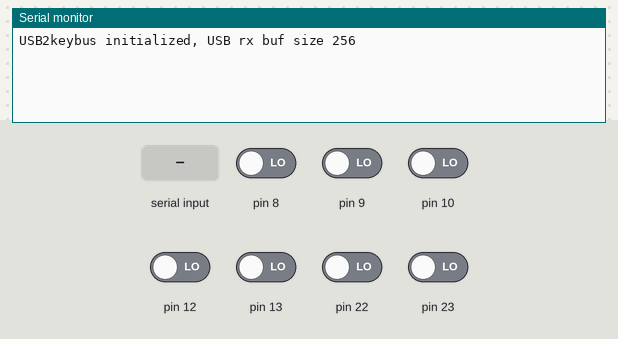
A sketch run on a simulated Arduino Uno, built with avr-gcc and run on an emulated ATmega328P. Shown: the last lines printed to the serial monitor. The test bench sets the inputs (shaded band); at power-on: pin 8–10, pin 12, pin 13, pin 22, pin 23 LOW.

Above: at 1.2 s.
1.3 s: pin 12 driven HIGH
At 2.5 s:
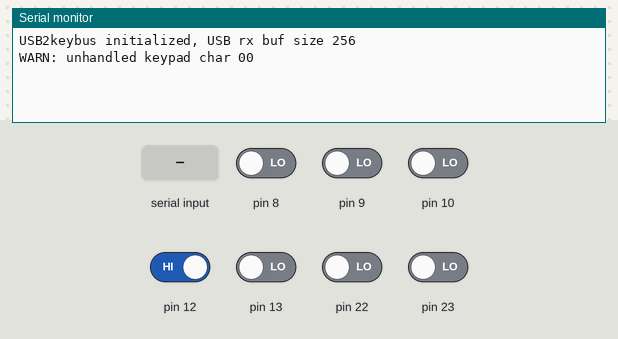
2.8 s: "1\n" received over Serial
At 3.8 s:
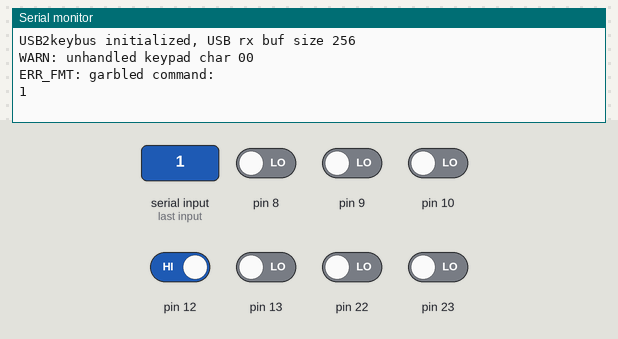
4.3 s: "r\n" received over Serial
At 4.9 s:
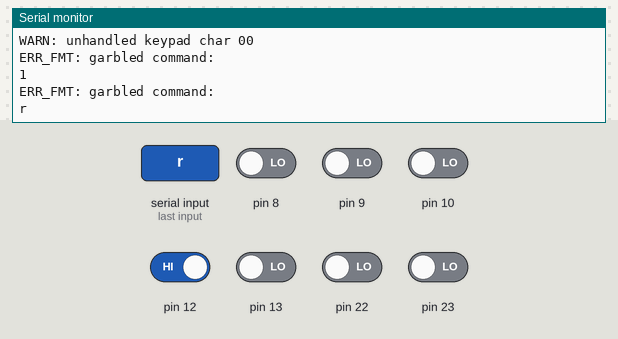
5.8 s: "a\n" received over Serial
At 7.0 s:
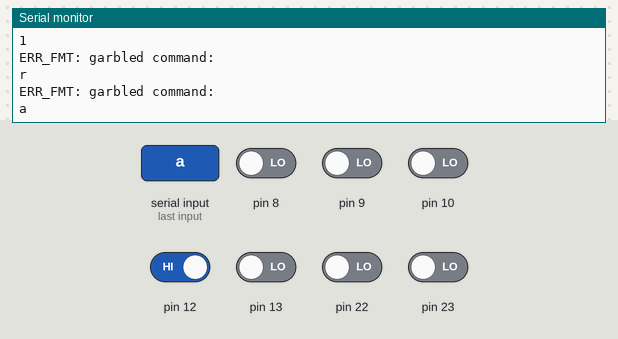
7.3 s: "s\n" received over Serial
At 8.4 s:
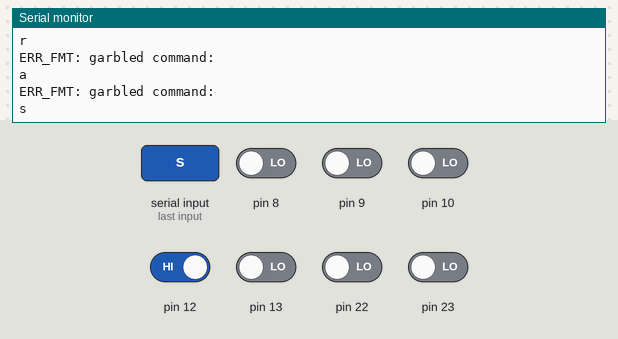
8.8 s: "90,45\n" received over Serial
At 9.5 s:
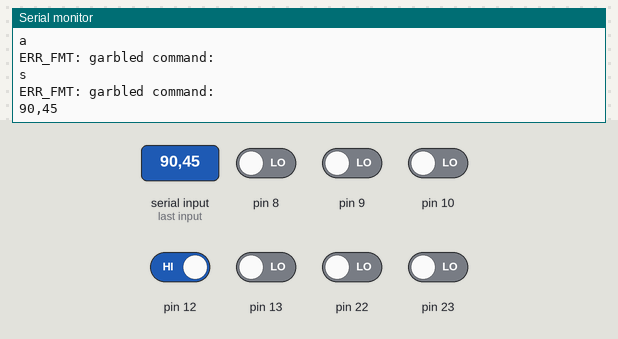

The sketch:

USB2keybus.ino
```cpp
// USB2keybus.ino - implement adapter between alarm processor serial port and keybus protocol keypad

#include "PiSerial.h"  // declare first to define SERIAL_RX_BUFFER_SIZE
#include <Arduino.h>
#include "KeypadSerial.h"
#include "USBprotocol.h"
#include "Volts.h"

#define PRINT_BUF_SIZE   (128)
static char pBuf[PRINT_BUF_SIZE];  // sprintf buffer

static const uint32_t KP_POLL_PERIOD =  330;  // how often to poll keypad (ms)
static const uint32_t KP_F7_PERIOD   = 4000;  // how often to send F7 status message (ms)
static const uint32_t VOLT_PERIOD    = 5000;  // how often to sample the voltage rails (ms)
static const uint32_t MIN_TX_GAP     =   50;  // allow at least this many ms between transmits to keypads
static const uint32_t READ_KEY_DELAY =   40;  // delay between keypad poll response and keypad read

PiSerial     piSerial;     // piSerial class
KeypadSerial kpSerial;     // keypadSerial class
USBprotocol  usbProtocol;  // protocol class for converting msgs to/from USB serial
Volts        volts;        // voltage monitoring class

uint32_t kpF7time;       // global, last time F7 message sent
uint32_t kpPollTime;     // global, last time keypad was polled
uint32_t voltTime;       // global, last time volt message sent
uint32_t lastSendTime;   // global, last time message sent to keypad

bool     keyPadRead;     // if true, in keypad read mode
uint8_t  keyPad;         // next keypad to read
uint8_t  numKeyPads;     // number of keypads that responded to poll

// ------------------------------------------ setup -----------------------------------------

void setup(void)
{
    usbProtocol.init();     // init class
    piSerial.init();        // init class
    kpSerial.init();        // init class
    volts.init();           // init class

    uint32_t ms = millis();

    kpF7time = ms;
    kpPollTime = ms;
    voltTime = ms;
    lastSendTime = ms;

    keyPadRead = false;
    keyPad = 0;
    numKeyPads = 0;
}

// ---------------------------------------- main loop ---------------------------------------

void loop(void)
{
    uint8_t k = 0;

    if (kpSerial.read(&k, 0)) // if we have unhandled chars from keypad, consume them
    {
        sprintf(pBuf, "WARN: unhandled keypad char %02x\n", k);
        piSerial.write(pBuf);
    }

    if (piSerial.read())    // read any data available from console serial port
    {
        uint8_t piMsgSize = 0;
        const char * piMsg = piSerial.getMsg(&piMsgSize);

        uint8_t msgType = usbProtocol.parseRecv(piMsg, piMsgSize);

        if (msgType == 0xF7)
        {
            kpF7time = 0;  // always update keypad as soon as new F7 message arrives
        }
        else if (msgType == 0)
        {
            // unknown console message
            sprintf(pBuf, "ERR_FMT: garble/bad msg format '%s'\n", piMsg);
            piSerial.write(pBuf);
        }
        piSerial.clearCmd();                       // mark command as processed
    }

    uint32_t ms = millis();  // milliseconds since start of run

    if (keyPadRead)  // we are in keypad read mode
    {
        if (ms - kpPollTime > READ_KEY_DELAY)  // after waiting the appropriate time after polling, read the keypad data
        {
            // read the next keypad, send message to USB serial
            kpPollTime = ms;

            uint8_t msgType = kpSerial.requestData(keyPad);
            lastSendTime = millis();

            if (msgType == KEYS_MESG)       // if true, key presses were returned for this keypad
            {
                piSerial.write(usbProtocol.keyMsg(pBuf, PRINT_BUF_SIZE,
                    kpSerial.getAddr(keyPad), kpSerial.getKeyCount(), kpSerial.getKeys(), msgType));
            }
            else if (msgType != NO_MESG)  // we received some other type of message
            {
                piSerial.write(usbProtocol.keyMsg(pBuf, PRINT_BUF_SIZE,
                    kpSerial.getAddr(keyPad), kpSerial.getRecvMsgLen(), kpSerial.getRecvMsg(), msgType));
            }

            if (++keyPad >= numKeyPads)  // this was the last keypad with data
            {
                keyPad = numKeyPads = 0;
                keyPadRead = false;  // end keypad read mode
            }
            else
            {
                // still in keyPadRead mode
            }
        }
    }
    else // not in a keypad read cycle, check if time to poll keypad, send F7 msg or send volt msg
    {
        if (ms - lastSendTime > MIN_TX_GAP)  // min time gap between any type of msg pushed to keypads
        {
            // there is an implied priority scheme here.  Once the min time between transmits
            // expires, look for the next thing to do in this order:
            //   1. push out a recv'd F7 msg
            //   2. poll the keypad (so key presses are responsive)
            //   3. push out a periodic F7 msg (no new F7 msg from RPi, just time to send one)
            //   4. sample the system voltage levels

            if (kpF7time == 0) // just received an F7 message from RPi, push it out
            {
                kpF7time = ms;
                kpSerial.write(usbProtocol.getF7(), usbProtocol.getF7size());
                lastSendTime = millis();
            }
            else if (ms - kpPollTime > KP_POLL_PERIOD)  // time to poll keypad
            {
                kpPollTime = ms;
                if (kpSerial.poll())
                {
                    keyPadRead = true;
                    keyPad = 0;  // start with first keypad that responded
                    numKeyPads = kpSerial.getNumKeypads();
                }
                lastSendTime = millis();
            }
            else if (ms - kpF7time > KP_F7_PERIOD)  // time to send periodic F7 msg
            {
                kpF7time = ms;
                kpSerial.write(usbProtocol.getF7(), usbProtocol.getF7size());
                lastSendTime = millis();
            }
            else if (ms - voltTime > VOLT_PERIOD)    // if time to sample voltage rails
            {
                voltTime = ms;
#if 0
                volts.read();
                volts.getMsg(pBuf, PRINT_BUF_SIZE);  // generate volts msg
                piSerial.write(pBuf);
#endif
                lastSendTime = millis();
            }
        }
    }
}
```

F7msg.h
```cpp
// file F7msg.h - F7 message info

#pragma once

// F7 bit macros to simplify code
#define SET_BIT(b,v,m)       (((b) & ~(m)) | ((v) ? (m) : (0x00)))
#define SET_READY(b,v)       SET_BIT(b,v,0x10)  // BYTE2
#define SET_ARMED_STAY(b,v)  SET_BIT(b,v,0x80)  // BYTE2
#define SET_ARMED_AWAY(b,v)  SET_BIT(b,v,0x04)  // BYTE3
#define SET_CHIME(b,v)       SET_BIT(b,v,0x20)  // BYTE3
#define SET_POWER(b,v)       SET_BIT(b,v,0x08)  // BYTE3

#define GET_BIT(b,m)         ((b) & (m))
#define GET_READY(b)         GET_BIT(b,0x10)    // BYTE2
#define GET_ARMED_STAY(b)    GET_BIT(b,0x80)    // BYTE2
#define GET_ARMED_AWAY(b)    GET_BIT(b,0x04)    // BYTE3
#define GET_CHIME(b)         GET_BIT(b,0x20)    // BYTE3
#define GET_POWER(b)         GET_BIT(b,0x08)    // BYTE3

#define H2B(a)               ((uint8_t)(((a) >= '0' && (a) <= '9') ? (a) - '0' : (a) - 'A' + 10))
#define GET_BYTE(c1,c2)      ((uint8_t)((H2B(c1) << 4) | H2B(c2)))
#define GET_NIBBLE(c)        ((uint8_t)(H2B(c)))
#define GET_BOOL(b)          ((b) == '1' ? 1 : 0)

#define LCD_LINE_LEN         (16)
#define F7_MSG_SIZE          (48)

#pragma pack(push,1)  // mesg struct needs 1 byte packing

typedef struct {
    uint8_t type;
    uint8_t addr1;
    uint8_t addr2;
    uint8_t keypads;
    uint8_t addr4;
    uint8_t zone;
    uint8_t byte1;
    uint8_t byte2;
    uint8_t byte3;
    uint8_t prog;
    uint8_t prompt;
    uint8_t pad1;
    char    line1[LCD_LINE_LEN];
    char    line2[LCD_LINE_LEN];
    uint8_t chksum;
    uint8_t unused[3];
} t_MesgF7;               // F7 mesg is 48 bytes

#pragma pack(pop)  // restore default packing
```

ModSoftwareSerial.h
```cpp
// (licence header left out)
#ifndef ModSoftwareSerial_h
#define ModSoftwareSerial_h

#include <inttypes.h>
#include <Stream.h>

/******************************************************************************
* Definitions
******************************************************************************/

#ifndef _SS_MAX_RX_BUFF
#define _SS_MAX_RX_BUFF 64 // RX buffer size
#endif

#ifndef GCC_VERSION
#define GCC_VERSION (__GNUC__ * 10000 + __GNUC_MINOR__ * 100 + __GNUC_PATCHLEVEL__)
#endif

class SoftwareSerial : public Stream
{
protected:  // NON_STANDARD - changed from private to protected
  // per object data
  uint8_t _receivePin;
  uint8_t _receiveBitMask;
  volatile uint8_t *_receivePortRegister;
  uint8_t _transmitBitMask;
  volatile uint8_t *_transmitPortRegister;
  volatile uint8_t *_pcint_maskreg;
  uint8_t _pcint_maskvalue;

  // Expressed as 4-cycle delays (must never be 0!)
  uint16_t _rx_delay_centering;
  uint16_t _rx_delay_intrabit;
  uint16_t _rx_delay_stopbit;
  uint16_t _tx_delay;

  uint16_t _buffer_overflow:1;
  uint16_t _inverse_logic:1;
  uint16_t _parity:1;            // NON_STANDARD

  // static data
  static uint8_t _receive_buffer[_SS_MAX_RX_BUFF];
  static volatile uint8_t _receive_buffer_tail;
  static volatile uint8_t _receive_buffer_head;
  static SoftwareSerial *active_object;

  // private methods
  void setTX(uint8_t transmitPin);
  void setRX(uint8_t receivePin);
  inline void setRxIntMsk(bool enable) __attribute__((__always_inline__));

  // Return num - sub, or 1 if the result would be < 1
  static uint16_t subtract_cap(uint16_t num, uint16_t sub);

  // private static method for timing
  static inline void tunedDelay(uint16_t delay);

public:
  // public methods
  SoftwareSerial(uint8_t receivePin, uint8_t transmitPin, bool inverse_logic = false);
  ~SoftwareSerial();
  void begin(long speed);
  bool listen();
  void end();
  bool isListening() { return this == active_object; }
  bool stopListening();
  bool overflow() { bool ret = _buffer_overflow; if (ret) _buffer_overflow = false; return ret; }
  int peek();

// NON_STANDARD - move from private to public section
  void recv();
  uint8_t rx_pin_read();
  void tx_pin_write(uint8_t pin_state);
// end NON_STANDARD

  virtual size_t write(uint8_t byte);
  virtual int read();
  virtual int available();
  virtual void flush();
  virtual void setParity(bool parity=false);  // NON_STANDARD
  operator bool() { return true; }

  using Print::write;
};

// Arduino 0012 workaround
#undef int
#undef char
#undef long
#undef byte
#undef float
#undef abs
#undef round

#endif // ModSoftwareSerial_h
```

PiSerial.cpp
```cpp
// file PiSerial.cpp - Serial class for handling serial com with Raspberry PI

#include "PiSerial.h"

void PiSerial::clearCmd(void)
{
    cmdRecvd = false;
    bufIdx = 0;
    msgBuf[0] = '\0';
}

void PiSerial::init(void)
{
    // init USB serial connection to Raspberry PI
    Serial.begin(PI_SERIAL_BAUD);
    sprintf(msgBuf, "\nUSB2keybus initialized, USB rx buf size %d\n", SERIAL_RX_BUFFER_SIZE);
    Serial.println(msgBuf);
    clearCmd();
}

void PiSerial::write(const char * buf)
{
    Serial.print(buf);
}

// read from the RPI serial port.  Returns: true if complete command recvd
bool PiSerial::read(void)
{
    while (!cmdRecvd && Serial.available() && bufIdx < PI_SERIAL_MSG_BUF_SIZE-1)
    {
        char c = Serial.read();
        if (c == '\n' || c == '\r')  // strip either type of line termination
        {
            if (bufIdx > 0) // don't create zero length commands
            {
                if (msgBuf[0] == 'F')  // commands always start with 'F'
                {
                    cmdRecvd = true;
                }
                else
                {
                    Serial.println("ERR_FMT: garbled command: ");
                    Serial.println(msgBuf);
                    Serial.println("\n");
                    clearCmd();
                }
            }
        }
        else
        {
            msgBuf[bufIdx++] = c;
        }
    }

    if (bufIdx >= PI_SERIAL_MSG_BUF_SIZE-1)
    {
        Serial.println("ERR_OFL: buf overflow\n");
        clearCmd();
    }
    else
    {
        msgBuf[bufIdx] = '\0';  // keep current buffer null terminated
    }
    return cmdRecvd;
}

const char * PiSerial::getMsg(uint8_t * size)
{
    *size = cmdRecvd ? bufIdx : 0;
    return (const char *)msgBuf;
}
```

PiSerial.h
```cpp
// file PiSerial.h - Serial class for handling serial com with Raspberry PI

#pragma once

#define SERIAL_RX_BUFFER_SIZE  256    // increase default size for arduino serial recv buffer

#include <Arduino.h>

#define PI_SERIAL_BAUD      115200   // baud rate for USB serial port

static const uint8_t PI_SERIAL_MSG_BUF_SIZE = 128;  // max length of recv'd msg

class PiSerial
{
public:
    PiSerial(void) {}                       // Class constructor.  Returns: none

    void init(void);                        // init the PiSerial class
    bool read(void);                        // poll the Pi for serial input
    void write(const char * buf);           // write buf to serial out
    void clearCmd(void);                    // clear the current command buf
    const char * getMsg(uint8_t * size);    // get serial message (if any)

private:
    char msgBuf[PI_SERIAL_MSG_BUF_SIZE];

    uint8_t bufIdx;
    bool    cmdRecvd;
};
```

USBprotocol.h
```cpp
// file USBprotocol.h - class describing serial protocol over USB

// if you want to change the format of the messages exchanged with your CPU via the USB serial port, update this class

#pragma once

#include <Arduino.h>
#include "F7msg.h"

class USBprotocol
{
public:
    USBprotocol(void) {}                            // Class constructor.  Returns: none

    void init(void);                                // init the class

    const char * keyMsg(char * buf, uint8_t bufLen, uint8_t addr, uint8_t len, uint8_t * pData, uint8_t type);
    uint8_t      parseRecv(const char * msg, const uint8_t len);
    //const char * printF7(char * buf);

    const uint8_t * getF7(void);
    const uint8_t   getF7size(void) { return (const uint8_t)F7_MSG_SIZE; }

private:
    bool    altMsgActive; // if true, altenate between primary and alternate messages
    uint8_t count;        // incremented each time getF7 is called
    t_MesgF7 msgF7[2];    // 2 F7 mesgs, primary and alternate

    void initF7(t_MesgF7 * pMsgF7);
    uint8_t parseF7(const char * msg, uint8_t len, t_MesgF7 * pMsgF7);
};
```

Volts.cpp
```cpp
// file Volts.cpp - class for handling reading and outputing project voltages

#include "Volts.h"

// init
void Volts::init(void)
{
    for (uint8_t i=0; i < NUM_VOLTS; i++)
    {
        rail[i] = 0;
    }
}

// read the voltage rails. Returns: none
void Volts::read(void)
{
    int32_t v;

    for (uint8_t i=0; i < NUM_VOLTS; i++)
    {
        v = analogRead(pin[i]) * scale[i];
        rail[i] = (v >> 10) & 0x0FFFF;  // rail value is in 100ths of volts
    }
}

// generate voltages mesg in text string for sending to USB serial
// FIXME - part of this function should be moved to the USBprotocol class
void Volts::getMsg(char * buf, uint8_t bufLen)
{
    uint8_t idx = 0;
    idx += sprintf(buf+idx, "VOLTS[%02d] ", 3);
    for (uint8_t i=0; i < NUM_VOLTS && bufLen - idx > 6; i++)
    {
        idx += sprintf(buf+idx, "0x%04x ", rail[i]);
    }
    sprintf(buf+idx-1, "\n");
}
```

Volts.h
```cpp
// file Volts.h - class for handling reading and outputing project voltages

#pragma once

#include <Arduino.h>

#define NUM_VOLTS (3)  // number of voltages to monitor

// voltages v0-v2 are passed through a voltage divider with a scaling of 0.175 (47k-10k)
// that results in full scale input of (5/0.175) 28.5v.
// Using a scale factor of 2850/1024 will give correct number of 100ths of volts

static const uint16_t scale[NUM_VOLTS] = { 2850, 2850, 2850 };
static const uint8_t  pin[NUM_VOLTS]   = {   A0,   A1,   A2 };  // analog input pins monitoring rails

class Volts
{
public:
    Volts (void) {}                          // Class constructor.  Returns: none

    void init(void);                         // init the class
    void read(void);                         // read the voltages
    void getMsg(char * buf, uint8_t bufLen); // write the voltage message into the provided buf

private:
    uint16_t rail[NUM_VOLTS];  // voltage rails (in 100ths of volts)

};
```

Source omitted: ModSoftwareSerial.cpp (14285 bytes), USBprotocol.cpp (7974 bytes), KeypadSerial.cpp (10290 bytes), KeypadSerial.h (2470 bytes)

Measured:
- after the input at 1.3 s, the serial monitor: prints a new line at once (image 1)
- after the input at 2.8 s, the serial monitor: prints a new line at once (image 2)
- after the input at 4.3 s, the serial monitor: prints a new line at once (image 3)
- after the input at 5.8 s, the serial monitor: prints a new line at once (image 4)
- after the input at 7.3 s, the serial monitor: prints a new line at once (image 5)
- after the input at 8.8 s, the serial monitor: prints a new line at once (image 6)
